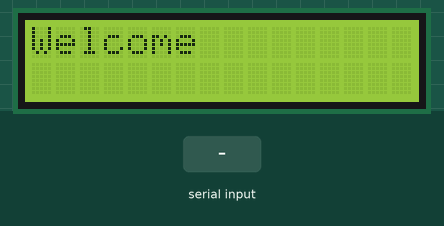
Bench run of a sketch on a simulated Arduino Uno, built with avr-gcc and run on an emulated ATmega328P. On the bench: 16×2 character LCD. The test bench sets the inputs (shaded band).

Above: at 1.1 s.
3.3 s: "1" received over Serial
At 3.9 s:
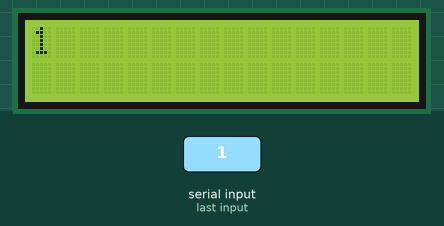
4.9 s: "0" received over Serial
At 6.2 s:
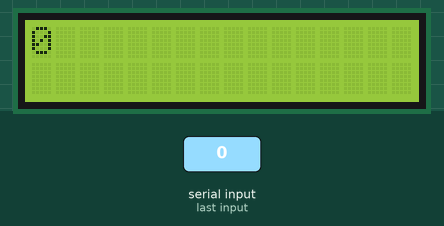
6.5 s: "2" received over Serial
At 7.6 s:
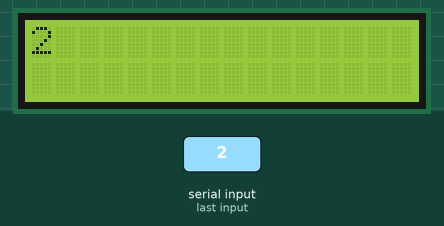
Timing chart, 0 to 9.5 s (numbered marks = the images above; inputs shaded):
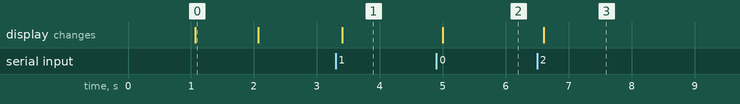

The sketch:

STT.ino
```cpp
#include <LiquidCrystal.h>
const int rs = 12, en = 11, d4 = 5, d5 = 4, d6 = 3, d7 = 2;
LiquidCrystal lcd(rs, en, d4, d5, d6, d7);
void setup() {
  lcd.begin(16, 2);
  Serial.begin(9600);
  lcd.print("Hello");
  delay(1000);
  lcd.clear();
  lcd.print("Welcome");
  delay(1000);
  lcd.clear();
}
void loop()
{
   if(Serial.available())
   {
    delay(100);
    lcd.clear();
    while (Serial.available() > 0)
  {
    lcd.write(Serial.read());
  }
   }
}
```

Measured:
- after the input at 3.3 s, the display: changes after 0.10 s (image 1)
- after the input at 4.9 s, the display: changes after 0.10 s (image 2)
- after the input at 6.5 s, the display: changes after 0.10 s (image 3)
- what the display in image 0 shows lasts 1.0 s, from 1.1 s to 2.1 s
